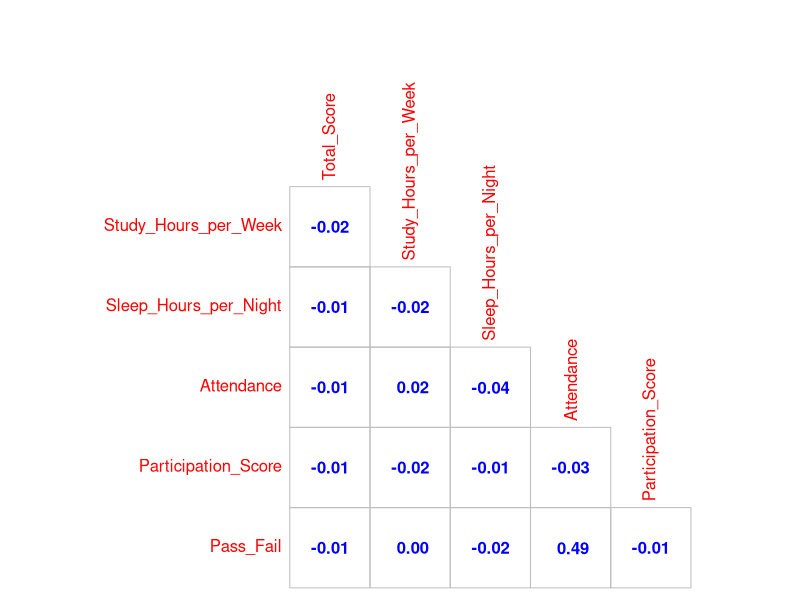
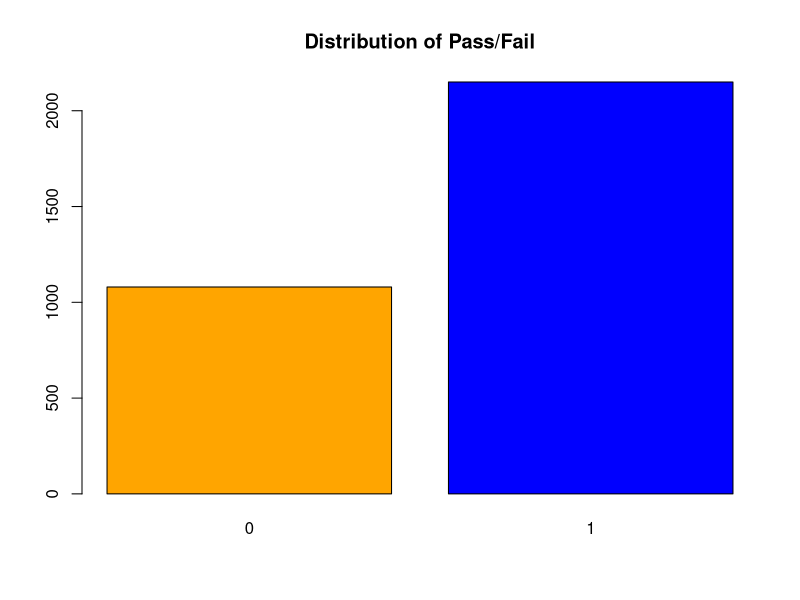
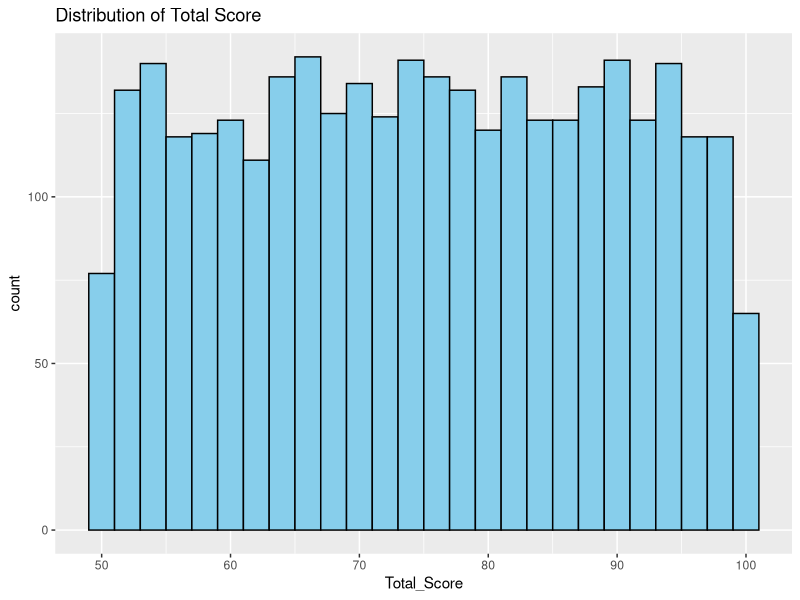
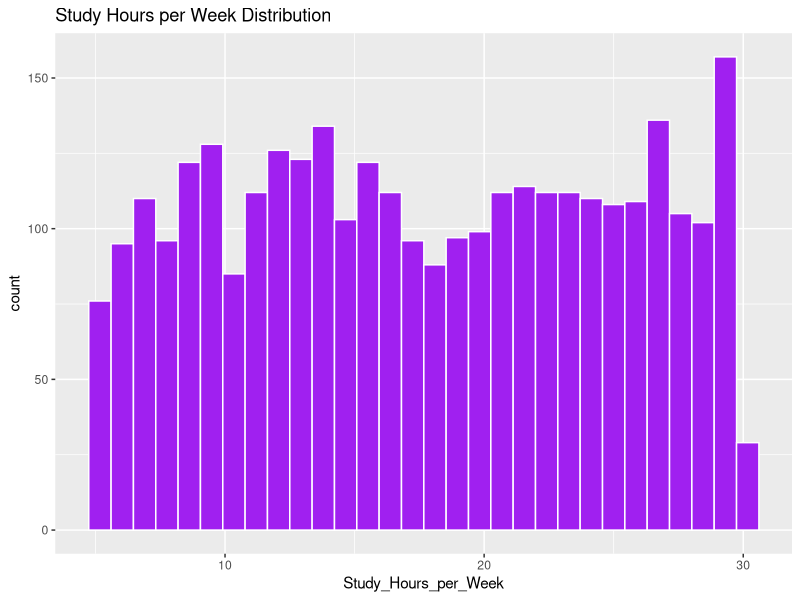
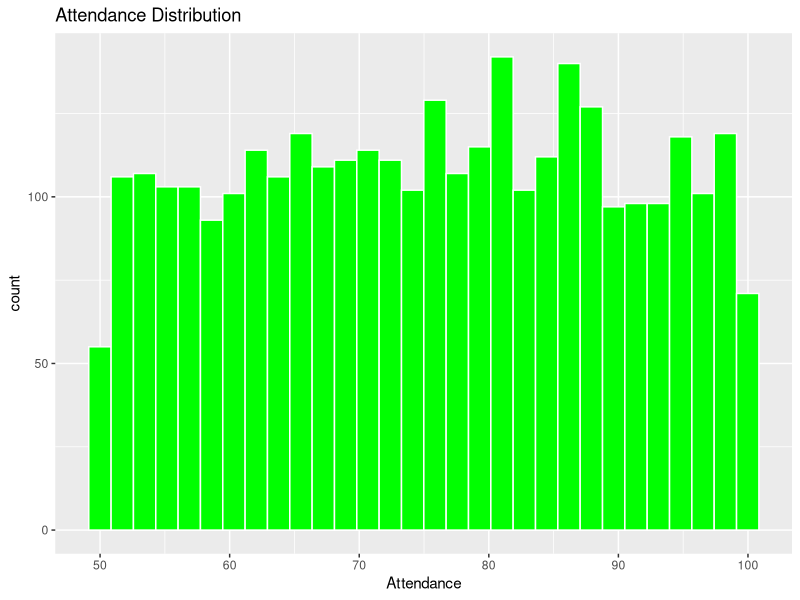
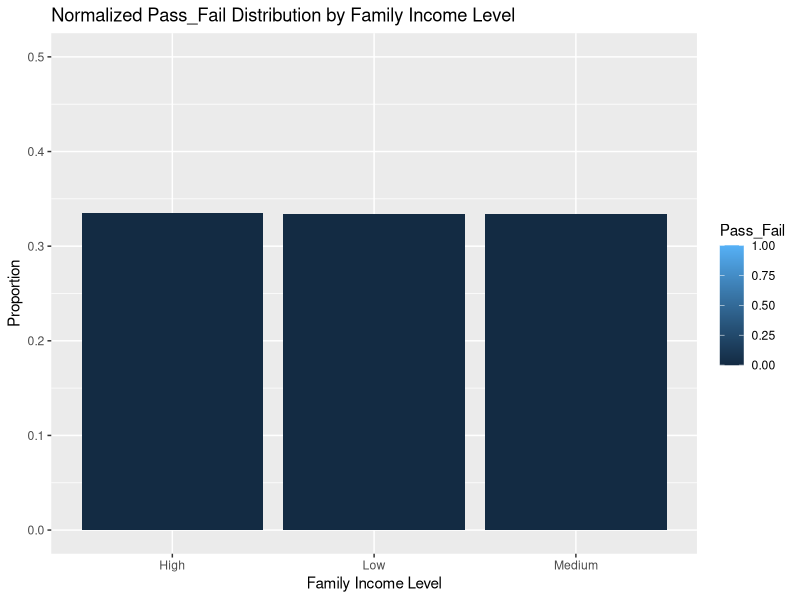
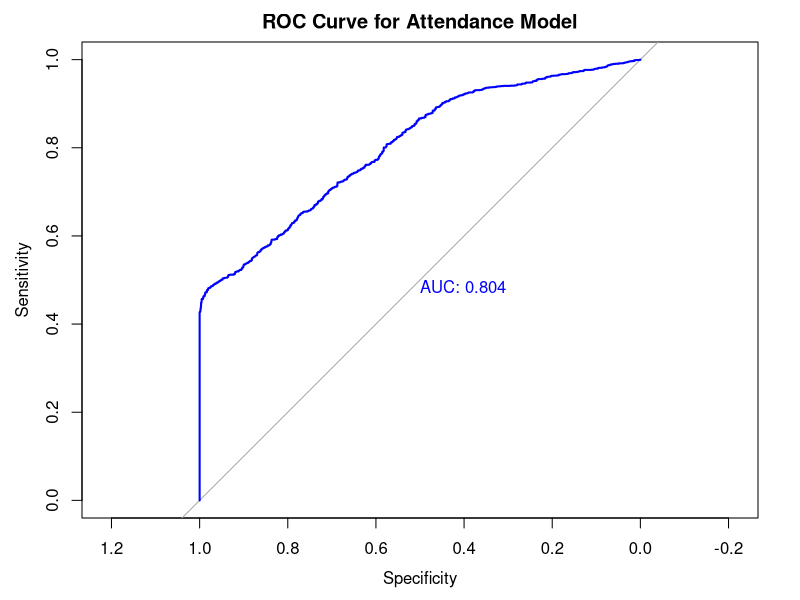
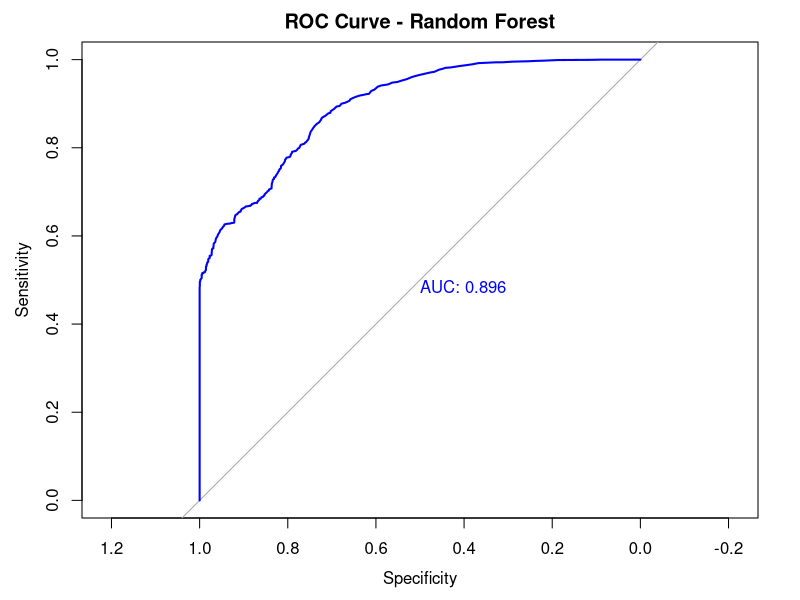

Here is the R script that generated these plots, in order:
## ---- chunk 1
knitr::opts_chunk$set(echo = TRUE)
## ---- chunk 2
knitr::opts_chunk$set(echo = TRUE)
## ---- chunk 3
library(dplyr)
library(readr)
library(ggplot2)
library(tidyr)
library(caret)
library(pROC)
library(MASS)
library(rpart)
library(randomForest)
## ---- chunk 4
students <- read.csv("../data/Students_Grading_Dataset_Cleaned.csv")
## ---- chunk 5
colnames(students)
## ---- chunk 6
cor_mat <- cor(students[, c("Total_Score", "Study_Hours_per_Week", 
                         "Sleep_Hours_per_Night", 
                         "Attendance", "Participation_Score",
                         'Pass_Fail')])


corrplot::corrplot(cor_mat,
                   method="number",
                   col="blue",
                   type="lower",
                   cl.pos='n',
                   diag=FALSE)
## ---- chunk 7
str(students)
summary(students)
## ---- chunk 8
table(students$Pass_Fail)
barplot(table(students$Pass_Fail), col=c('orange','blue'), main = "Distribution of Pass/Fail")
## ---- chunk 9
ggplot(students, aes(x = Total_Score)) + 
  geom_histogram(binwidth = 2, fill = "skyblue", color = "black") +
  labs(title = "Distribution of Total Score")

ggplot(students, aes(x = Study_Hours_per_Week)) + 
  geom_histogram(fill = "purple", color = "white") +
  labs(title = "Study Hours per Week Distribution")

ggplot(students, aes(x = Attendance)) + 
  geom_histogram(fill = "green", color = "white") +
  labs(title = "Attendance Distribution")
## ---- chunk 10
students %>%
  count(Family_Income_Level, Pass_Fail) %>%
  group_by(Family_Income_Level) %>%
  mutate(Proportion = n / sum(n)) %>%
  ggplot(aes(x = Family_Income_Level, y = Proportion, fill = Pass_Fail)) +
  geom_bar(stat = "identity", position = "dodge") +
  labs(title = "Normalized Pass_Fail Distribution by Family Income Level",
       x = "Family Income Level", y = "Proportion") +
  ylim(0,0.5)
## ---- chunk 11
students$Total_Score <- as.numeric(students$Total_Score)
students$Study_Hours_per_Week <- as.numeric(students$Study_Hours_per_Week)
students$Sleep_Hours_per_Night <- as.numeric(students$Sleep_Hours_per_Night)
students$Stress_Level <- as.numeric(students$Stress_Level)
## ---- chunk 12
students$Pass_Fail <- factor(students$Pass_Fail, levels = c(0, 1), labels = c("Fail", "Pass"))
set.seed(123)  # for reproducibility
students <- upSample(x = students[, setdiff(names(students), "Pass_Fail")],
                               y = students$Pass_Fail,
                               yname = "Pass_Fail")

# Check class balance
table(students$Pass_Fail)
## ---- chunk 13
students$Pass_Fail <- ifelse(students$Pass_Fail == "Fail", 0, 1)
## ---- chunk 14
full_lin_reg_model <- lm(Total_Score ~ Attendance + Sleep_Hours_per_Night + Study_Hours_per_Week + Stress_Level, data = students)
summary(full_lin_reg_model)

lin_reg_stepwise_model <- stepAIC(full_lin_reg_model, direction = "both", trace = FALSE)

# View selected model summary
summary(lin_reg_stepwise_model)
## ---- chunk 15
full_logit_model <- glm(Pass_Fail ~ Attendance + Family_Income_Level + Extracurricular_Activities + Internet_Access_at_Home,
                   data = students,
                   family = binomial)

# Stepwise selection
stepwise_logit_model <- stepAIC(full_logit_model, direction = "both")

summary(stepwise_logit_model)
## ---- chunk 16
final_logit_model <- glm(Pass_Fail ~ Attendance + Family_Income_Level, 
                   data = students)
## ---- chunk 17
summary(final_logit_model)
## ---- chunk 18
students$predictions <- predict(final_logit_model, type = "response")
## ---- chunk 19
students$predicted_class <- ifelse(students$predictions > 0.28, 1, 0)
students$predicted_class <- factor(students$predicted_class, levels = c(0, 1), labels = c("Fail", "Pass"))
## ---- chunk 20
students$Pass_Fail <- as.numeric(as.character(students$Pass_Fail))
students$Pass_Fail <- factor(students$Pass_Fail, levels = c(0, 1), labels = c("Fail", "Pass"))
## ---- chunk 21
table(students$predicted_class, useNA = "always")
table(students$Pass_Fail, useNA = "always")
## ---- chunk 22
# Now evaluate with confusion matrix
students$Pass_Fail <- factor(students$Pass_Fail, levels = c("Fail", "Pass"))
confusionMatrix(students$predicted_class, students$Pass_Fail, positive = "Pass")
## ---- chunk 23
table(students$predicted_class, useNA = "always")
table(students$Pass_Fail, useNA = "always")
## ---- chunk 24
roc(students$Pass_Fail,
    main="ROC Curve for Attendance Model",
    predict(final_logit_model, type = "response"), 
    plot = TRUE, 
    print.auc = TRUE, 
    col = "blue", 
    lwd = 2)
## ---- chunk 25
# Building random forest model
set.seed(1)
rf_model <- randomForest(Pass_Fail ~ Attendance + Family_Income_Level + Extracurricular_Activities + Internet_Access_at_Home,
                         data = students,
                         ntree = 500,
                         mtry = 2,
                         importance = TRUE)

print(rf_model)
## ---- chunk 26
rf_predictions <- predict(rf_model, students, type = "class")

confusionMatrix(rf_predictions, students$Pass_Fail, positive = 'Pass')
## ---- chunk 27
rf_probs <- predict(rf_model, students, type = "prob")[,2]

rf_roc <- roc(students$Pass_Fail, rf_probs)
plot(rf_roc,
     main="ROC Curve - Random Forest",
     print.auc = TRUE, 
     col = "blue", 
     lwd = 2)
auc(rf_roc)
